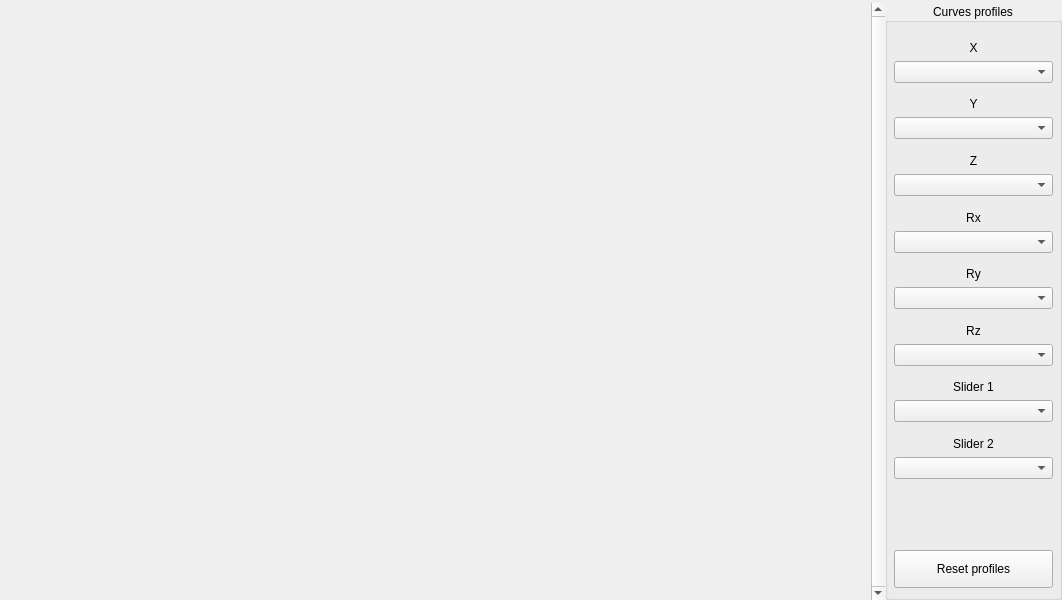
<?xml version="1.0" encoding="UTF-8"?>
<ui version="4.0">
 <class>AxesCurvesConfig</class>
 <widget class="QWidget" name="AxesCurvesConfig">
  <property name="geometry">
   <rect>
    <x>0</x>
    <y>0</y>
    <width>1062</width>
    <height>600</height>
   </rect>
  </property>
  <property name="windowTitle">
   <string>Form</string>
  </property>
  <layout class="QHBoxLayout" name="horizontalLayout" stretch="5,1">
   <property name="spacing">
    <number>0</number>
   </property>
   <property name="leftMargin">
    <number>0</number>
   </property>
   <property name="topMargin">
    <number>3</number>
   </property>
   <property name="rightMargin">
    <number>0</number>
   </property>
   <property name="bottomMargin">
    <number>0</number>
   </property>
   <item>
    <widget class="QScrollArea" name="scrollArea">
     <property name="frameShape">
      <enum>QFrame::NoFrame</enum>
     </property>
     <property name="lineWidth">
      <number>0</number>
     </property>
     <property name="verticalScrollBarPolicy">
      <enum>Qt::ScrollBarAlwaysOn</enum>
     </property>
     <property name="widgetResizable">
      <bool>true</bool>
     </property>
     <widget class="QWidget" name="scrollAreaWidgetContents">
      <property name="geometry">
       <rect>
        <x>0</x>
        <y>0</y>
        <width>868</width>
        <height>597</height>
       </rect>
      </property>
      <layout class="QVBoxLayout" name="layoutV_AxesCurves">
       <property name="spacing">
        <number>10</number>
       </property>
       <property name="leftMargin">
        <number>0</number>
       </property>
       <property name="topMargin">
        <number>0</number>
       </property>
       <property name="rightMargin">
        <number>0</number>
       </property>
       <property name="bottomMargin">
        <number>0</number>
       </property>
      </layout>
     </widget>
    </widget>
   </item>
   <item>
    <widget class="QGroupBox" name="groupBox_Profiles">
     <property name="title">
      <string>Curves profiles</string>
     </property>
     <property name="alignment">
      <set>Qt::AlignCenter</set>
     </property>
     <layout class="QVBoxLayout" name="layoutV_Profiles">
      <property name="leftMargin">
       <number>6</number>
      </property>
      <property name="topMargin">
       <number>9</number>
      </property>
      <property name="rightMargin">
       <number>6</number>
      </property>
      <property name="bottomMargin">
       <number>9</number>
      </property>
      <item>
       <widget class="QLabel" name="label_X">
        <property name="text">
         <string>X</string>
        </property>
        <property name="alignment">
         <set>Qt::AlignBottom|Qt::AlignHCenter</set>
        </property>
       </widget>
      </item>
      <item>
       <widget class="CenteredCBox" name="comboBox_Profile_X"/>
      </item>
      <item>
       <widget class="QLabel" name="label_Y">
        <property name="text">
         <string>Y</string>
        </property>
        <property name="alignment">
         <set>Qt::AlignBottom|Qt::AlignHCenter</set>
        </property>
       </widget>
      </item>
      <item>
       <widget class="CenteredCBox" name="comboBox_Profile_Y"/>
      </item>
      <item>
       <widget class="QLabel" name="label_Z">
        <property name="text">
         <string>Z</string>
        </property>
        <property name="alignment">
         <set>Qt::AlignBottom|Qt::AlignHCenter</set>
        </property>
       </widget>
      </item>
      <item>
       <widget class="CenteredCBox" name="comboBox_Profile_Z"/>
      </item>
      <item>
       <widget class="QLabel" name="label_Rx">
        <property name="text">
         <string>Rx</string>
        </property>
        <property name="alignment">
         <set>Qt::AlignBottom|Qt::AlignHCenter</set>
        </property>
       </widget>
      </item>
      <item>
       <widget class="CenteredCBox" name="comboBox_Profile_Rx"/>
      </item>
      <item>
       <widget class="QLabel" name="label_Ry">
        <property name="text">
         <string>Ry</string>
        </property>
        <property name="alignment">
         <set>Qt::AlignBottom|Qt::AlignHCenter</set>
        </property>
       </widget>
      </item>
      <item>
       <widget class="CenteredCBox" name="comboBox_Profile_Ry"/>
      </item>
      <item>
       <widget class="QLabel" name="label_Rz">
        <property name="text">
         <string>Rz</string>
        </property>
        <property name="alignment">
         <set>Qt::AlignBottom|Qt::AlignHCenter</set>
        </property>
       </widget>
      </item>
      <item>
       <widget class="CenteredCBox" name="comboBox_Profile_Rz"/>
      </item>
      <item>
       <widget class="QLabel" name="label_Slider1">
        <property name="text">
         <string>Slider 1</string>
        </property>
        <property name="alignment">
         <set>Qt::AlignBottom|Qt::AlignHCenter</set>
        </property>
       </widget>
      </item>
      <item>
       <widget class="CenteredCBox" name="comboBox_Profile_Slider1"/>
      </item>
      <item>
       <widget class="QLabel" name="label_Slider2">
        <property name="text">
         <string>Slider 2</string>
        </property>
        <property name="alignment">
         <set>Qt::AlignBottom|Qt::AlignHCenter</set>
        </property>
       </widget>
      </item>
      <item>
       <widget class="CenteredCBox" name="comboBox_Profile_Slider2"/>
      </item>
      <item>
       <spacer name="verticalSpacer">
        <property name="orientation">
         <enum>Qt::Vertical</enum>
        </property>
        <property name="sizeType">
         <enum>QSizePolicy::Preferred</enum>
        </property>
        <property name="sizeHint" stdset="0">
         <size>
          <width>20</width>
          <height>65</height>
         </size>
        </property>
       </spacer>
      </item>
      <item>
       <widget class="QPushButton" name="pushButton_ResetProfiles">
        <property name="minimumSize">
         <size>
          <width>0</width>
          <height>37</height>
         </size>
        </property>
        <property name="styleSheet">
         <string notr="true">height: 30px;</string>
        </property>
        <property name="text">
         <string>Reset profiles</string>
        </property>
       </widget>
      </item>
     </layout>
    </widget>
   </item>
  </layout>
 </widget>
 <customwidgets>
  <customwidget>
   <class>CenteredCBox</class>
   <extends>QComboBox</extends>
   <header>centered_cbox.h</header>
  </customwidget>
 </customwidgets>
 <resources/>
 <connections/>
</ui>
